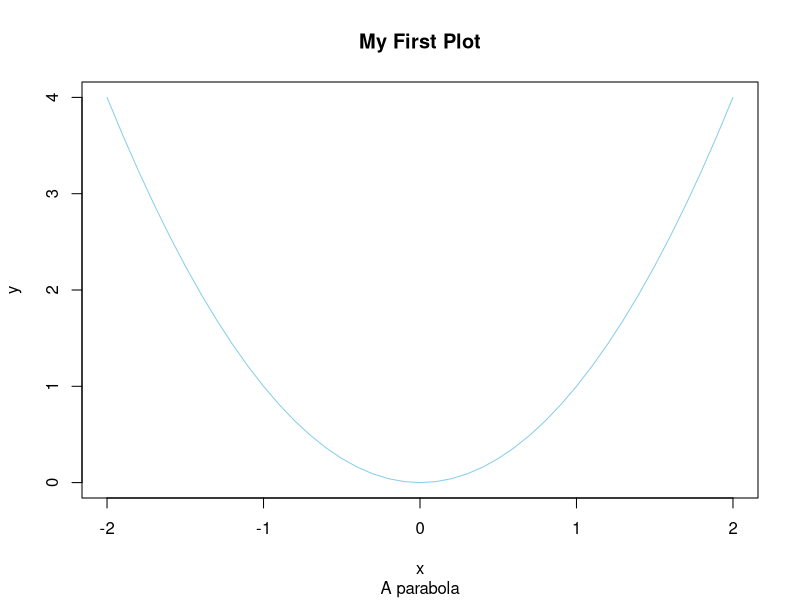

The R script that drew this image:
x = seq( from=-2, to=2, by=0.1 ) # A vector from -2 to 2 (include both) by 0.1
y = x ^ 2 # Calculate the squares of all the values in `x'`
plot(x, y, col="skyblue", type="l") # Plot a sequence of skyblue line segments
title(main="My First Plot", sub="A parabola") # And add a title (and subtitle)

